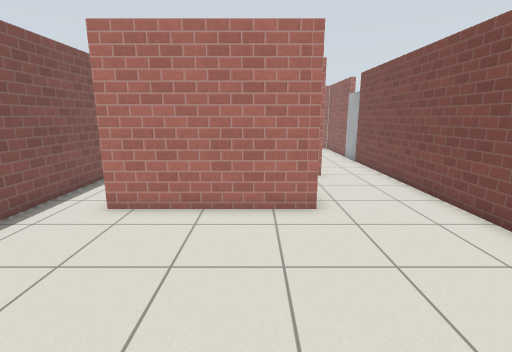
[1] (above)

17 first-person views from a walk through a world built for the Gazebo simulator. The camera is 1.3 m above the floor, tilts 12° down and sees 85° across. The floor is counted in squares, 0.5 m on a side. Each view is taken from the middle of a square. On the plan, view 1 faces up. The plan holds only what a view shows up to about 19 squares ahead; the rest is blank. Gazebo's built-in surfaces are drawn with simple patterns.

[2]
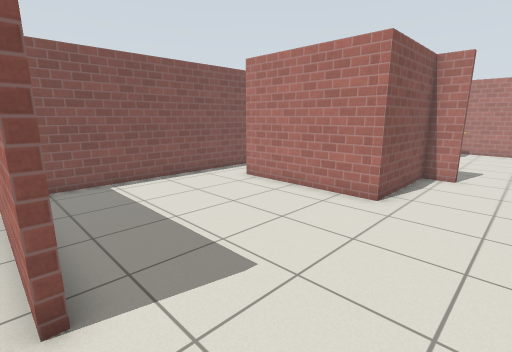

[3]
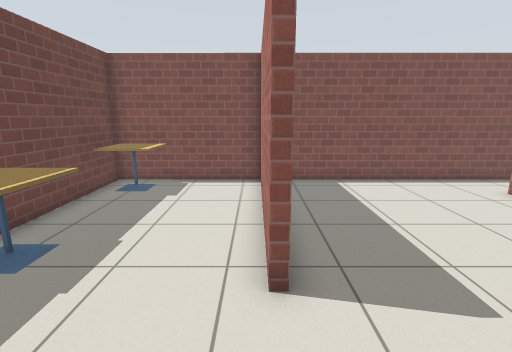

[4]
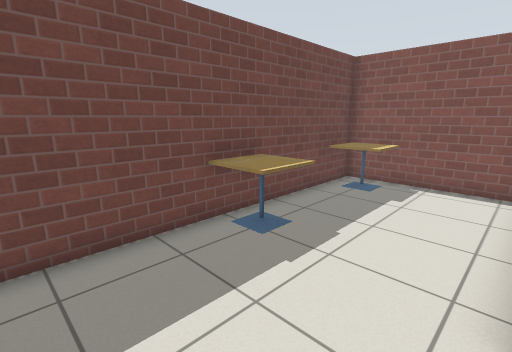

[5]
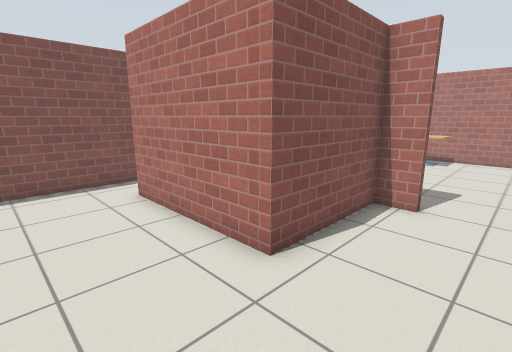

[6]
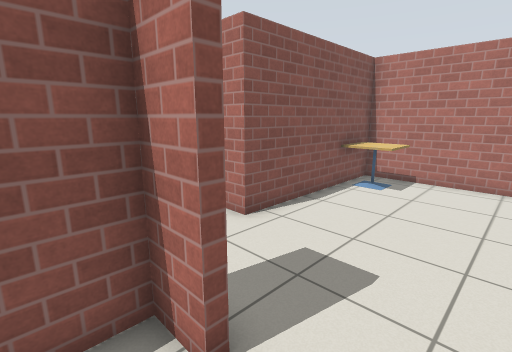

[7]
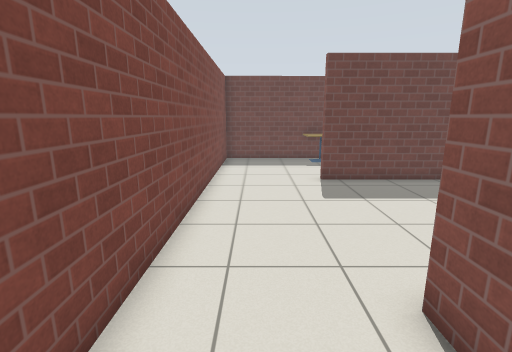

[8]
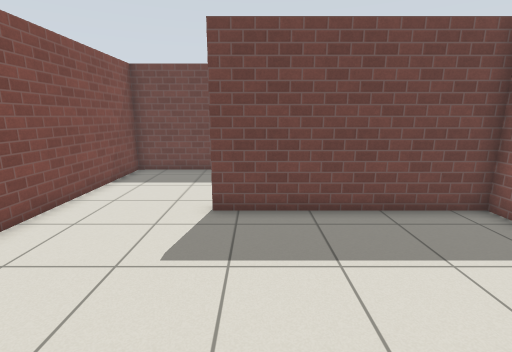

[9]
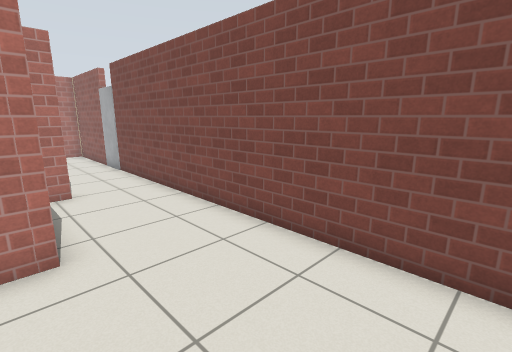

[10]
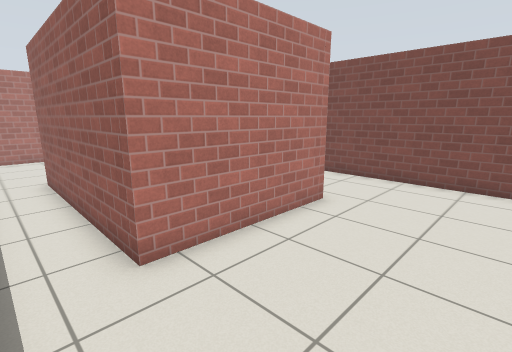

[11]
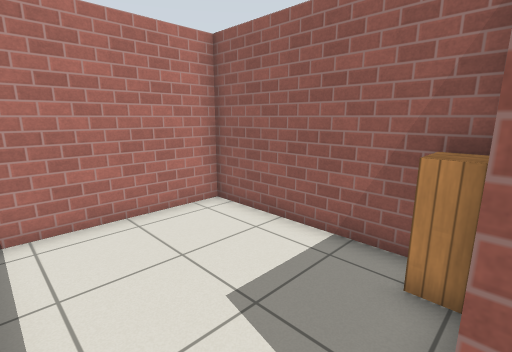

[12]
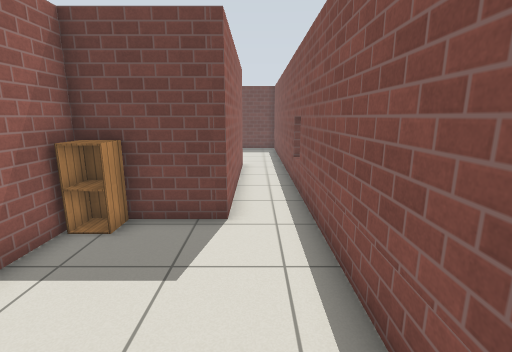

[13]
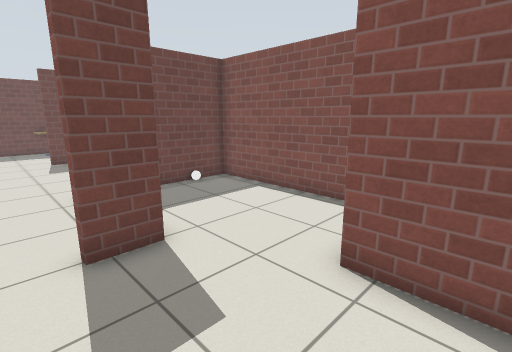

[14]
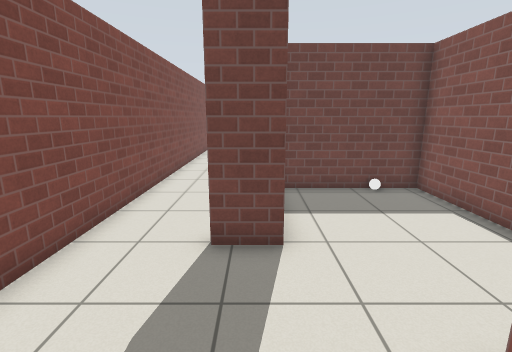

[15]
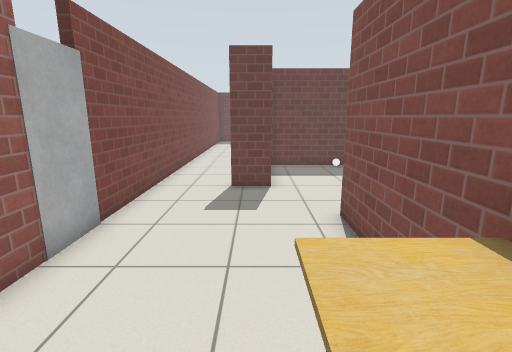

[16]
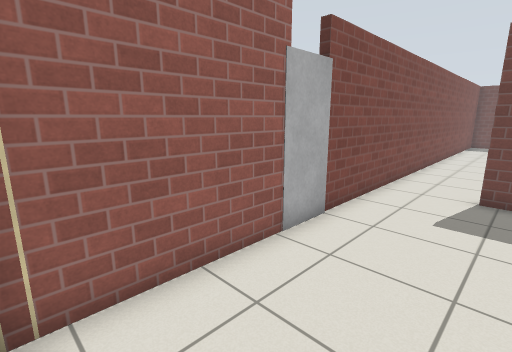

[17]
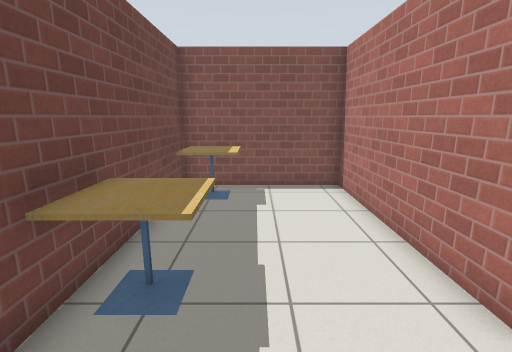

### Floor plan
Points are (right, up) in squares from view 1. A wall is a line through its corners. A room is listed if a view was taken in it or the views show most of it. See-through windows are left out.
Room 1 (views 1, 5, 8, 9, 10)
walls: (1.7, 7.6) (-4.3, 7.6); (-6.5, 7.4) (-6.5, -0.5) (1.2, -0.5); (5.9, -0.5) (5.9, 6.5)
ways out: opening at (3.5, -1) to room 2; opening at (4, 7.3) to room 3; opening at (-5.5, 7) to room 4
Room 2 (views 2, 3, 4, 17)
walls: (1.2, -0.8) (-6.5, -0.8) (-6.5, -6.8) (5.9, -6.7) (5.9, -0.5)
ways out: opening at (3.5, -1) to room 1
objects: cafe table (-6, -6) to (-4, -5); cafe table (0, -6) to (1, -5)
Room 3 (views 6, 7, 13, 14, 15, 16)
walls: (1.4, 12.7) (2.9, 12.7) (2.9, 12.4) (1.7, 12.4) (1.7, 7.6); (5.9, 18.3) (5.9, 23.2) (-0.3, 23.2) (-0.3, 22.4); (-0.3, 20.6) (-0.3, 15.9) (-1.1, 15.9); (5.9, 6.5) (5.9, 16.5)
ways out: opening at (4, 7.3) to room 1; opening at (0, 14.3) to room 5
objects: cafe table (0, 21) to (1, 22); door leaf (6, 17)
Room 4 (views 11, 12)
walls: (-6.5, 21.6) (-6.5, 7.4); (-0.6, 22.4) (-0.6, 23.2) (-6, 23.2); (-4.3, 7.6) (-4.3, 16.2) (-0.6, 16.2) (-0.6, 20.5)
ways out: opening at (-5.5, 7) to room 1
objects: cabinet (-1, 17)
Room 5 (no view inside)
walls: (-4, 14) (-4, 8) (1.3, 8)
ways out: opening at (0, 14.3) to room 3

Where each view was taken, in squares from view 1:
view 1: 0 up, 0 right, facing up
view 2: 1 down, 5 right, facing up-left
view 3: 1 down, 5 right, facing left
view 4: 1 down, 5 right, facing down-left
view 5: 4 up, 5 right, facing up-left
view 6: 11 up, 5 right, facing up-left
view 7: 11 up, 4 right, facing down
view 8: 7 up, 0 right, facing down
view 9: 2 up, 1 right, facing up-right
view 10: 3 up, 6 left, facing up-right
view 11: 16 up, 6 left, facing up-right
view 12: 23 up, 5 left, facing down
view 13: 18 up, 4 right, facing down-left
view 14: 18 up, 2 right, facing down
view 15: 23 up, 2 right, facing down
view 16: 23 up, 2 right, facing down-right
view 17: 4 down, 4 right, facing left
